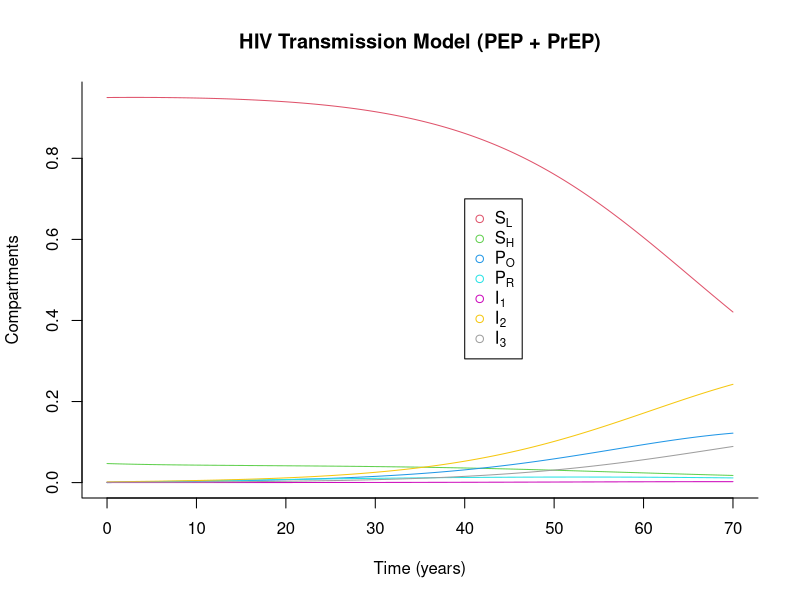

Source code (R):
library(deSolve)
sir <- function(time, state, parameters) {
  with(as.list(c(state, parameters)), {
    lambdaL = betaL * (theta1 * I1 + theta2 * I2 + theta3 * I3)/(SL+SH+PO+PR+I1+I2+I3)
    lambdaH = betaH * (theta1 * I1 + theta2 * I2 + theta3 * I3)/(SL+SH+PO+PR+I1+I2+I3)
    lambdaR = betaR * (theta1 * I1 + theta2 * I2 + theta3 * I3)/(SL+SH+PO+PR+I1+I2+I3)
    dSL <- Lambda * (SL+SH+PO+PR+I1+I2+I3) + WHL * SH + phiL * PO - (lambdaL + WLH + mu) * SL
    dSH <- WLH * SL + phiH * PO + phiR * PR - (lambdaH + WHL + tauR + mu) * SH
    dPO <- lambdaL * PL * SL + lambdaH * PH * SH - (sigmaO1 + phiL + phiH + WOR + mu) * PO
    dPR <- tauR * SH + WOR * PO - (lambdaR + phiR + mu) * PR
    dI1 <- lambdaL * (1 - PL) * SL + lambdaH * (1 - PH) * SH + sigmaO1 * PO + lambdaR *PR - (sigma12 + mu) * I1 
    dI2 <- sigma12 * I1 - (sigma23 + mu) * I2
    dI3 <- sigma23 * I2 - (mud + mu) * I3
    return(list(c(dSL, dSH, dPO, dPR, dI1, dI2, dI3)))
  })
}

init <- c(SL = 0.95, SH = 0.047, PO = 0, PR = 0, I1 = 0.0002, I2 = 0.0017, I3 = 0.0011)
parameters <- c(Lambda = 0.00817, mu = 0.00747, mud = 0.0909, WLH = 0.005, WHL = 0.095, WOR = 0.001, 
                sigmaO1 = 0.023, sigma12 = 8.67, sigma23 = 0.05, PL = 0.5, PH = 0.5, phiL = 0.05, phiH = 1/24, tauR = 0.01, phiR = 0.005,
                betaL = 0.25, betaH = 1.25, betaR = 0.125, theta1 = 1, theta2 = 0.43, theta3 = 1.5)
times <- seq(0, 70, by = 0.1)
out <- as.data.frame(ode(y = init, times = times, func = sir, parms = parameters))
out$time <- NULL
head(out, 10)

matplot(times, out, type = "l", xlab = "Time (years)", ylab = "Compartments", main = "HIV Transmission Model (PEP + PrEP)", lwd = 1, lty = 1, bty = "l", col = 2:8)
legend(40, 0.7, c(expression(S[L]), expression(S[H]), expression(P[O]), expression(P[R]), expression(I[1]), expression(I[2]), expression(I[3])), pch = 1, col = 2:8)
